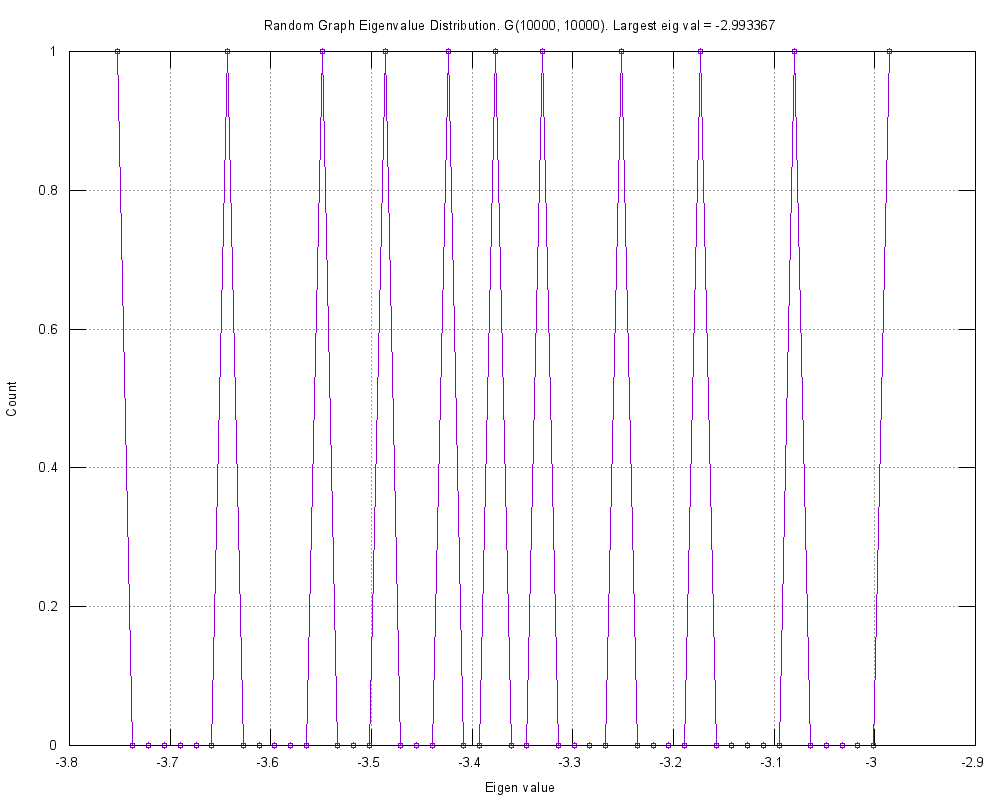

Reproduce this figure in gnuplot.
#
# Random Graph Eigenvalue Distribution. G(10000, 10000). Largest eig val = -2.993367 (Sat Feb 18 14:43:30 2017)
#

set title "Random Graph Eigenvalue Distribution. G(10000, 10000). Largest eig val = -2.993367"
set key bottom right
set autoscale
set grid
set xlabel "Eigen value"
set ylabel "Count"
set tics scale 2
set terminal png font arial 10 size 1000,800
set output 'eigDistr.RandomNetworkEigValDistr.png'
plot 	"eigDistr.RandomNetworkEigValDistr.tab" using 1:2 title "" with linespoints pt 6
